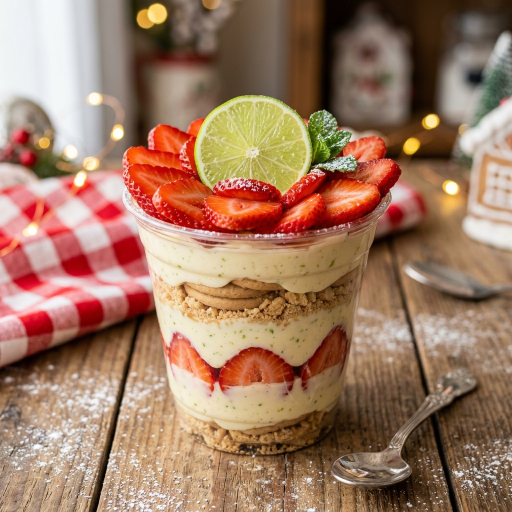
#> input picture carlota_fresa.jpg, 1024 x 1024 px, found by its file name (shown at 1/2 size)
$ python generate_ad5_praticidade.py
#> lines starting #> are read from the running program, lines starting #| are printed output that depends on the picture
import os
from PIL import Image, ImageDraw, ImageFont, ImageFilter, ImageEnhance

BASE_DIR = r"C:\Users\bruno\.gemini\antigravity\scratch\postres-navidenos"
BRAIN_DIR = r"C:\Users\bruno\.gemini\antigravity\brain\4625a942-b87a-400c-9c2c-b7f293274965"

FONT_BOLD = "C:\\Windows\\Fonts\\segoeuib.ttf"
FONT_REGULAR = "C:\\Windows\\Fonts\\segoeui.ttf"
FONT_IMPACT = "C:\\Windows\\Fonts\\impact.ttf"
FONT_SERIF = "C:\\Windows\\Fonts\\georgiab.ttf"

def get_font(path, size):
    try:
        return ImageFont.truetype(path, size)
    except:
        return ImageFont.truetype("C:\\Windows\\Fonts\\arialbd.ttf", size)

def add_drop_shadow(canvas, box, radius=14, offset=(0, 6), shadow_color=(0, 0, 0, 160)):
    x1, y1, x2, y2 = box
    w = x2 - x1 + radius * 4
    h = y2 - y1 + radius * 4

    shadow_img = Image.new("RGBA", (w, h), (0, 0, 0, 0))
    s_draw = ImageDraw.Draw(shadow_img)

    sx1 = radius * 2
    sy1 = radius * 2
    sx2 = sx1 + (x2 - x1)
    sy2 = sy1 + (y2 - y1)

    s_draw.rounded_rectangle([sx1, sy1, sx2, sy2], radius=radius, fill=shadow_color)
    shadow_img = shadow_img.filter(ImageFilter.GaussianBlur(radius))

    paste_x = x1 - radius * 2 + offset[0]
    paste_y = y1 - radius * 2 + offset[1]
    canvas.paste(shadow_img, (paste_x, paste_y), shadow_img)

def draw_vector_check(draw, cx, cy, r=12, bg_color=(0, 180, 80, 255), fg_color=(255, 255, 255, 255)):
    draw.ellipse([cx - r, cy - r, cx + r, cy + r], fill=bg_color)
    p1 = (cx - r * 0.45, cy)
    p2 = (cx - r * 0.1, cy + r * 0.35)
    p3 = (cx + r * 0.5, cy - r * 0.35)
    draw.line([p1, p2, p3], fill=fg_color, width=max(2, int(r * 0.22)), joint="curve")

# [5 lines left out: function draw_step_badge, not called in this run]

# ══════════════════════════════════════════════════════════════════
# REFINED AD 5: 3-STEP PRATICIDADE & ZERO HORNO (Feed 1:1)
# ══════════════════════════════════════════════════════════════════

def create_refined_ad5_feed():
    w, h = 1080, 1080
    canvas = Image.new("RGBA", (w, h), (10, 14, 22, 255))

    # Hero Image with high vibrancy
    bg_path = os.path.join(BASE_DIR, "carlota_fresa.jpg")
    bg = Image.open(bg_path).convert("RGBA").resize((w, h), Image.Resampling.LANCZOS)
    canvas.paste(ImageEnhance.Color(bg).enhance(1.12), (0, 0))

    # Elegant top gradient & solid bottom card background
    top_grad = Image.new("RGBA", (w, 320), (6, 10, 16, 235))
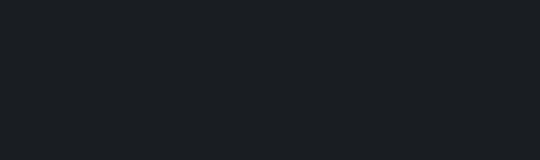
#> top_grad: PIL image 1080x320 RGBA (shown at 1/2 size); mean R, G, B, A 6, 10, 16, 235; transparent parts drawn white
    bot_grad = Image.new("RGBA", (w, 420), (6, 10, 16, 245))
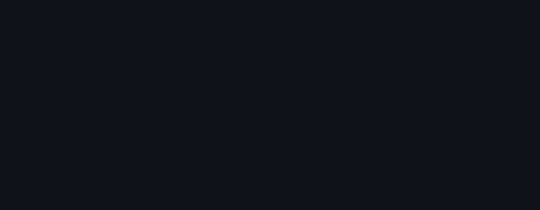
#> bot_grad: PIL image 1080x420 RGBA (shown at 1/2 size); mean R, G, B, A 6, 10, 16, 245; transparent parts drawn white
    canvas.paste(top_grad, (0, 0), top_grad)
    canvas.paste(bot_grad, (0, h - 420), bot_grad)

    draw = ImageDraw.Draw(canvas)

    # 1. Top Kicker Badge
    draw.rounded_rectangle([110, 20, w - 110, 64], radius=20, fill=(0, 168, 77, 255), outline=(255, 255, 255, 220), width=2)
    f_kicker = get_font(FONT_BOLD, 21)
    k_txt = "METODO FACIL PARA PRINCIPIANTES · 100% EN FRIO"
    bbox_k = f_kicker.getbbox(k_txt)
    draw.text(((w - (bbox_k[2] - bbox_k[0])) // 2, 29), k_txt, fill=(255, 255, 255, 255), font=f_kicker)

    # 2. Headline Hook
    f_title = get_font(FONT_IMPACT, 54)
    t_txt = "¡SIN HORNO Y EN SOLO 3 PASOS!"
    bbox_t = f_title.getbbox(t_txt)
    draw.text(((w - (bbox_t[2] - bbox_t[0])) // 2, 78), t_txt, fill=(255, 223, 94, 255), font=f_title)

    f_sub = get_font(FONT_REGULAR, 23)
    s_txt = "Aprende a preparar 30 postres gourmet en vasito sin experiencia"
    bbox_s = f_sub.getbbox(s_txt)
    draw.text(((w - (bbox_s[2] - bbox_s[0])) // 2, 140), s_txt, fill=(230, 240, 255, 255), font=f_sub)

    # 3. 3-Step Visual Cards in the Upper Middle (Floating neatly above the dessert)
    step_w = 310
    step_h = 100
    gap = 25
    start_x = (w - (step_w * 3 + gap * 2)) // 2
    step_y = 190

    steps = [
        ("Paso 1", "Mezcla en 5 min", "Sin batidoras caras"),
        ("Paso 2", "Arma en vasitos", "Porciones individuales"),
        ("Paso 3", "Refrigera y listo", "¡Directo a la venta!")
    ]

    f_s_num = get_font(FONT_BOLD, 18)
    f_s_t = get_font(FONT_BOLD, 20)
    f_s_sub = get_font(FONT_REGULAR, 16)

    for idx, (p_num, p_title, p_desc) in enumerate(steps):
        sx = start_x + idx * (step_w + gap)
        add_drop_shadow(canvas, (sx, step_y, sx + step_w, step_y + step_h), radius=10, offset=(0, 4), shadow_color=(0, 0, 0, 160))
        draw.rounded_rectangle([sx, step_y, sx + step_w, step_y + step_h], radius=14, fill=(12, 18, 28, 245), outline=(255, 215, 0, 190), width=2)

        # Draw step number pill
        draw.rounded_rectangle([sx + 12, step_y + 12, sx + 80, step_y + 36], radius=8, fill=(196, 30, 58, 255))
        draw.text((sx + 20, step_y + 14), p_num, fill=(255, 255, 255, 255), font=f_s_num)

        draw.text((sx + 15, step_y + 44), p_title, fill=(255, 255, 255, 255), font=f_s_t)
        draw.text((sx + 15, step_y + 70), p_desc, fill=(100, 255, 160, 255), font=f_s_sub)

    # 4. Floating Quality Stamp over Dessert (Bottom Right)
    stamp_box = (w - 320, 560, w - 50, 640)
    add_drop_shadow(canvas, stamp_box, radius=12, offset=(0, 4), shadow_color=(0, 0, 0, 180))
    draw.rounded_rectangle(stamp_box, radius=16, fill=(0, 150, 70, 240), outline=(255, 255, 255, 220), width=2)
    f_stamp = get_font(FONT_BOLD, 22)
    draw_vector_check(draw, w - 285, 600, r=14)
    draw.text((w - 255, 588), "100% Cero Horno", fill=(255, 255, 255, 255), font=f_stamp)

    # 5. Bottom Offer & CTA Card
    bot_y1 = 675
    bot_y2 = 1045
    add_drop_shadow(canvas, (45, bot_y1, w - 45, bot_y2), radius=16, offset=(0, 8))
    draw.rounded_rectangle([45, bot_y1, w - 45, bot_y2], radius=20, fill=(12, 18, 28, 250), outline=(255, 215, 0, 220), width=3)

    draw.text((80, bot_y1 + 22), "Manual Digital: 30 Recetas Navideñas Paso a Paso", fill=(255, 255, 255, 255), font=get_font(FONT_BOLD, 28))

    f_b_item = get_font(FONT_REGULAR, 22)
    draw_vector_check(draw, 95, bot_y1 + 75, r=10)
    draw.text((120, bot_y1 + 63), "Recetas exactas con fotos y medidas explicadas desde cero", fill=(215, 230, 245, 255), font=f_b_item)

    draw_vector_check(draw, 95, bot_y1 + 112, r=10)
    draw.text((120, bot_y1 + 100), "Incluye 3 Bonos Gratis: Calculadora Excel + Empaques + WhatsApp", fill=(255, 223, 94, 255), font=f_b_item)

    draw_vector_check(draw, 95, bot_y1 + 149, r=10)
    draw.text((120, bot_y1 + 137), "Garantia de 7 Dias · Acceso Inmediato de por Vida en PDF", fill=(100, 255, 150, 255), font=f_b_item)

    btn_y = bot_y1 + 195
    draw.rounded_rectangle([70, btn_y, w - 70, btn_y + 85], radius=16, fill=(196, 30, 58, 255), outline=(255, 215, 0, 220), width=2)
    btn_txt = "OBTEN EL MANUAL COMPLETO · SOLO $9.90 USD"
    f_btn = get_font(FONT_BOLD, 28)
    bbox_btn = f_btn.getbbox(btn_txt)
    draw.text(((w - (bbox_btn[2] - bbox_btn[0])) // 2, btn_y + 24), btn_txt, fill=(255, 255, 255, 255), font=f_btn)

    canvas.convert("RGB").save(os.path.join(BASE_DIR, "v2_criativo_5_praticidade_feed.jpg"), quality=95)
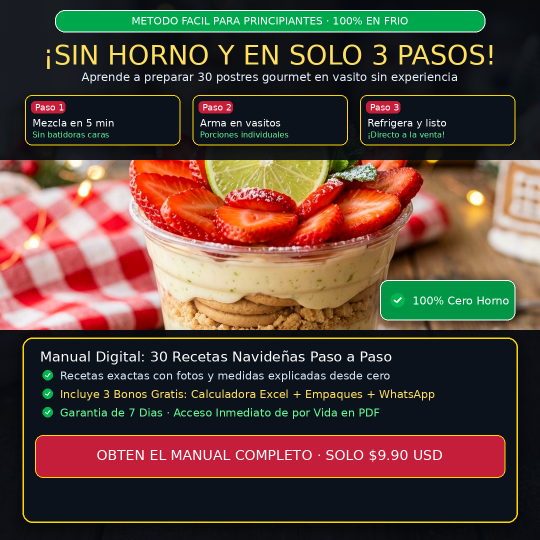
#> saved as v2_criativo_5_praticidade_feed.jpg: PIL image 1080x1080 RGB (shown at 1/2 size); mean R, G, B 88.9, 66.5, 55.7
    canvas.convert("RGB").save(os.path.join(BRAIN_DIR, "v2_criativo_5_praticidade_feed.jpg"), quality=95)
    print("Refined V2 Criativo 5 Praticidade Feed created!")

# ══════════════════════════════════════════════════════════════════
# REFINED AD 5: 3-STEP PRATICIDADE & ZERO HORNO (Story 9:16)
# ══════════════════════════════════════════════════════════════════

def create_refined_ad5_story():
    w, h = 1080, 1920
    canvas = Image.new("RGBA", (w, h), (10, 14, 22, 255))
#> canvas: PIL image 1080x1920 RGBA

    bg_path = os.path.join(BASE_DIR, "carlota_fresa.jpg")
    bg = Image.open(bg_path).convert("RGBA")
#> bg: PIL image 1024x1024 RGBA
    bg_w, bg_h = bg.size
    scale = max(w / bg_w, h / bg_h)
    new_w, new_h = int(bg_w * scale), int(bg_h * scale)
    bg = bg.resize((new_w, new_h), Image.Resampling.LANCZOS)
#> bg: PIL image 1920x1920 RGBA
    left = (new_w - w) // 2
    top = (new_h - h) // 2
    bg_cropped = bg.crop((left, top, left + w, top + h))
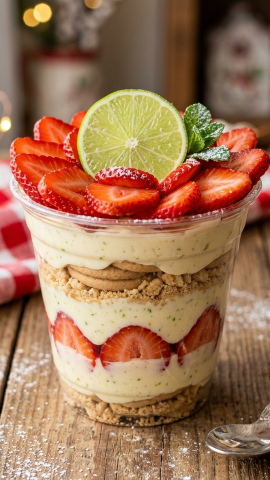
#> bg_cropped: PIL image 1080x1920 RGBA (shown at 1/4 size); mean R, G, B, A 157.5, 115, 84.8, 255
    canvas.paste(ImageEnhance.Color(bg_cropped).enhance(1.12), (0, 0))

    top_over = Image.new("RGBA", (w, 640), (8, 12, 18, 235))
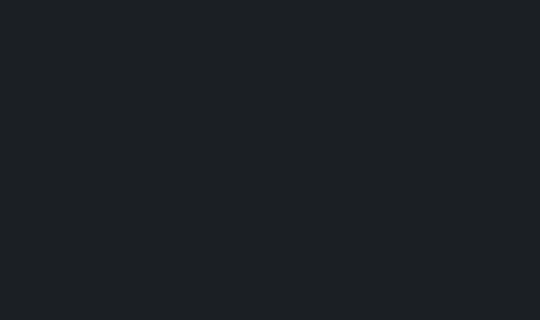
#> top_over: PIL image 1080x640 RGBA (shown at 1/2 size); mean R, G, B, A 8, 12, 18, 235; transparent parts drawn white
    bot_over = Image.new("RGBA", (w, 660), (8, 12, 18, 245))
    canvas.paste(top_over, (0, 0), top_over)
    canvas.paste(bot_over, (0, h - 660), bot_over)

    draw = ImageDraw.Draw(canvas)

    # 1. Top Kicker
    draw.rounded_rectangle([70, 70, w - 70, 135], radius=24, fill=(0, 168, 77, 255), outline=(255, 255, 255, 220), width=2)
    f_kicker = get_font(FONT_BOLD, 24)
    k_txt = "METODO FACIL PARA PRINCIPIANTES · 100% EN FRIO"
    bbox_k = f_kicker.getbbox(k_txt)
    draw.text(((w - (bbox_k[2] - bbox_k[0])) // 2, 85), k_txt, fill=(255, 255, 255, 255), font=f_kicker)

    # 2. Big Story Hook
    f_title = get_font(FONT_IMPACT, 64)
    t_txt = "¡SIN HORNO Y EN 3 PASOS!"
    bbox_t = f_title.getbbox(t_txt)
    draw.text(((w - (bbox_t[2] - bbox_t[0])) // 2, 160), t_txt, fill=(255, 223, 94, 255), font=f_title)

    f_sub = get_font(FONT_REGULAR, 26)
    s_txt = "Aprende a preparar 30 postres en vasito en solo 15 minutos"
    bbox_s = f_sub.getbbox(s_txt)
    draw.text(((w - (bbox_s[2] - bbox_s[0])) // 2, 245), s_txt, fill=(210, 225, 240, 255), font=f_sub)

    # 3. 3 Step Cards in Vertical/Horizontal grid
    step_box = (60, 310, w - 60, 580)
    add_drop_shadow(canvas, step_box, radius=14, offset=(0, 6), shadow_color=(0, 0, 0, 180))
    draw.rounded_rectangle(step_box, radius=20, fill=(15, 22, 34, 245), outline=(255, 215, 0, 200), width=2)

    steps = [
        ("Paso 1", "Mezcla en 5 minutos con utensilios de casa"),
        ("Paso 2", "Arma capas en tus vasitos individuales"),
        ("Paso 3", "Refrigera 10 minutos y ¡listo para vender!")
    ]

    f_s_num = get_font(FONT_BOLD, 22)
    f_s_txt = get_font(FONT_BOLD, 24)

    for idx, (p_num, p_text) in enumerate(steps):
        sy = 340 + idx * 75
        draw.rounded_rectangle([90, sy, 180, sy + 45], radius=10, fill=(196, 30, 58, 255))
        draw.text((105, sy + 8), p_num, fill=(255, 255, 255, 255), font=f_s_num)
        draw.text((205, sy + 8), p_text, fill=(255, 255, 255, 255), font=f_s_txt)

    # Floating stamp
    stamp_box = (w - 380, 1140, w - 60, 1230)
    add_drop_shadow(canvas, stamp_box, radius=12, offset=(0, 4), shadow_color=(0, 0, 0, 180))
    draw.rounded_rectangle(stamp_box, radius=18, fill=(0, 150, 70, 240), outline=(255, 255, 255, 220), width=2)
    draw_vector_check(draw, w - 340, 1185, r=16)
    draw.text((w - 305, 1170), "100% Cero Horno", fill=(255, 255, 255, 255), font=get_font(FONT_BOLD, 26))

    # Bottom Offer Box
    card_bot_y1 = 1290
    card_bot_y2 = 1680
    add_drop_shadow(canvas, (50, card_bot_y1, w - 50, card_bot_y2), radius=16, offset=(0, 8))
#> in add_drop_shadow (call 8), `shadow_img = shadow_img.filter(ImageFilter.GaussianBlur(radius))`:
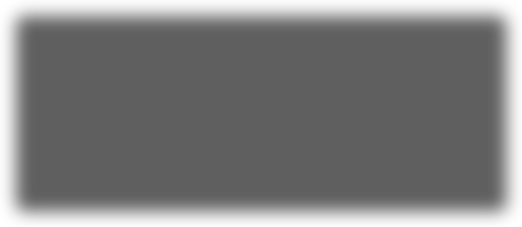
#> shadow_img: PIL image 1044x454 RGBA (shown at 1/2 size); mean R, G, B, A 0, 0, 0, 129.3; transparent parts drawn white
    draw.rounded_rectangle([50, card_bot_y1, w - 50, card_bot_y2], radius=22, fill=(15, 22, 34, 250), outline=(255, 215, 0, 220), width=3)

    draw.text((85, card_bot_y1 + 35), "Manual Digital: 30 Postres Navidenos", fill=(255, 255, 255, 255), font=get_font(FONT_BOLD, 32))
    draw.text((85, card_bot_y1 + 85), "Recetas paso a paso con medidas exactas y fotos", fill=(210, 220, 235, 255), font=get_font(FONT_REGULAR, 26))
    draw.text((85, card_bot_y1 + 130), "+ 3 Bonos Gratis: Calculadora Excel + Empaques + WhatsApp", fill=(255, 223, 94, 255), font=get_font(FONT_REGULAR, 24))
    draw.text((85, card_bot_y1 + 175), "Acceso Inmediato de por Vida - Garantia de 7 Dias", fill=(100, 255, 150, 255), font=get_font(FONT_REGULAR, 24))

    btn_y = 1730
    draw.rounded_rectangle([60, btn_y, w - 60, btn_y + 95], radius=20, fill=(196, 30, 58, 255), outline=(255, 215, 0, 220), width=3)
    btn_txt = "TOCA AQUI PARA DESCARGAR ($9.90 USD)"
    f_btn = get_font(FONT_BOLD, 32)
    bbox_btn = f_btn.getbbox(btn_txt)
    draw.text(((w - (bbox_btn[2] - bbox_btn[0])) // 2, btn_y + 26), btn_txt, fill=(255, 255, 255, 255), font=f_btn)

    canvas.convert("RGB").save(os.path.join(BASE_DIR, "v2_criativo_5_praticidade_story.jpg"), quality=95)
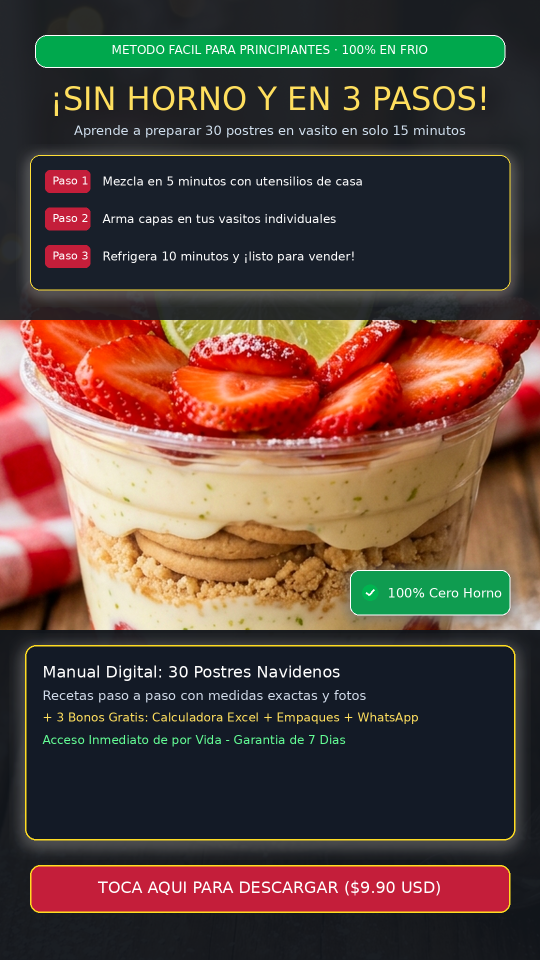
#> canvas: PIL image 1080x1920 RGBA (shown at 1/2 size); mean R, G, B, A 83.5, 61.9, 51.3, 245.9; transparent parts drawn white
    canvas.convert("RGB").save(os.path.join(BRAIN_DIR, "v2_criativo_5_praticidade_story.jpg"), quality=95)
    print("Refined V2 Criativo 5 Praticidade Story created!")

if __name__ == "__main__":
    create_refined_ad5_feed()
    create_refined_ad5_story()

$ run again, with cheesecake_frutos_rojos.jpg copied over carlota_fresa.jpg
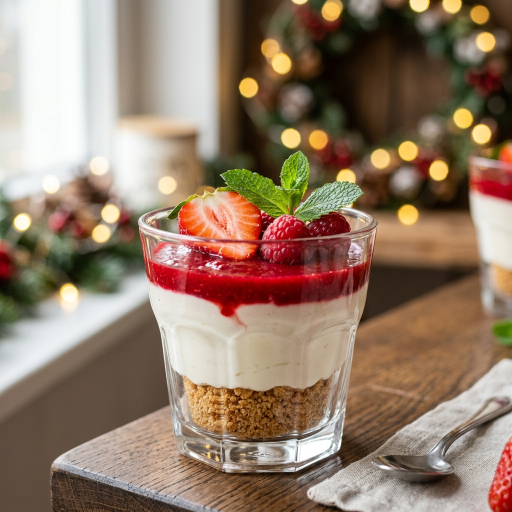
#> input picture cheesecake_frutos_rojos.jpg, 1024 x 1024 px, found by its file name (shown at 1/2 size)
#> in create_refined_ad5_story, `bg_cropped = bg.crop((left, top, left + w, top + h))`:
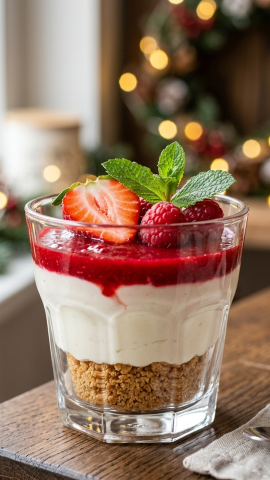
#> bg_cropped: PIL image 1080x1920 RGBA (shown at 1/4 size); mean R, G, B, A 144, 115.6, 95.4, 255
#> in create_refined_ad5_story, `canvas.convert("RGB").save(os.path.join(BASE_DIR, "v2_criativo_5_prati..`:
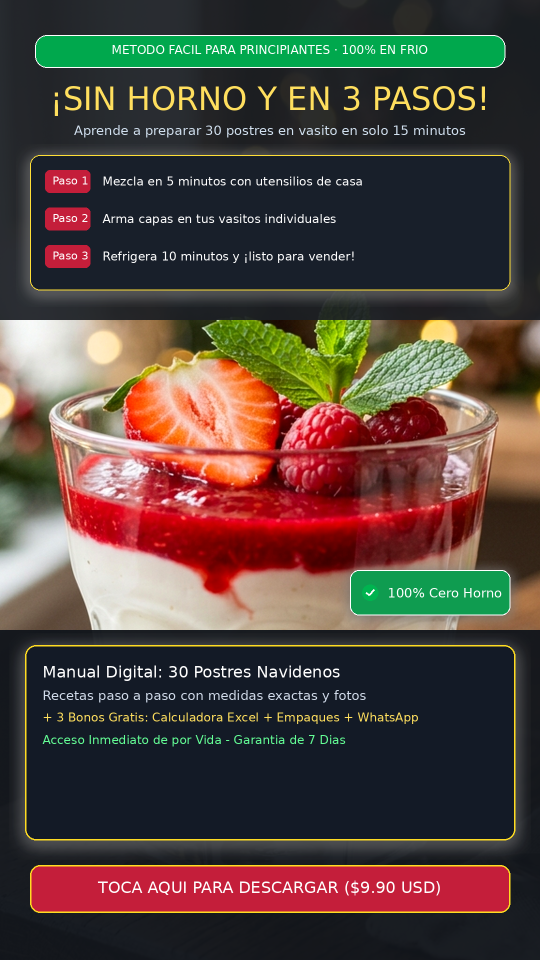
#> canvas: PIL image 1080x1920 RGBA (shown at 1/2 size); mean R, G, B, A 75.5, 60.1, 52.6, 245.9; transparent parts drawn white
